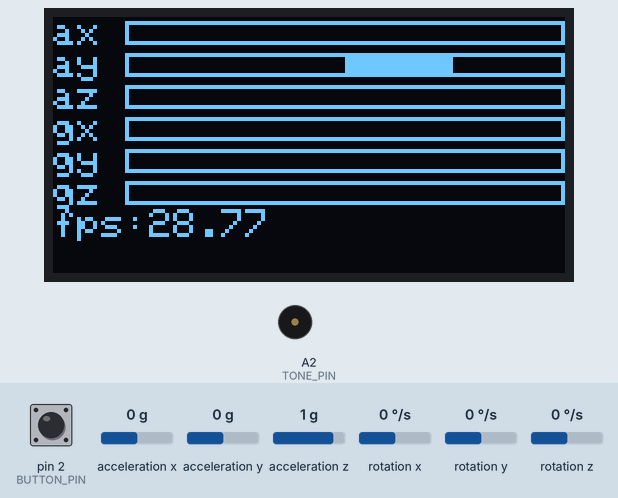
This program was run on a simulated Arduino Uno, built with avr-gcc and run on an emulated ATmega328P. On the bench: 128×64 one-colour display, buzzer (waves = sounding). The test bench sets the inputs (shaded band); at power-on: pin 2 (BUTTON_PIN) HIGH, acceleration x 0 g, acceleration z 1 g, acceleration y 0 g, rotation x 0 °/s, rotation y 0 °/s, rotation z 0 °/s. The display library's start-up logo is not drawn; what the program prints to the serial monitor is not drawn.

Above: at 0.89 s.
1.3 s: pin 2 (BUTTON_PIN) pulled LOW for 0.15 s
At 1.74 s:
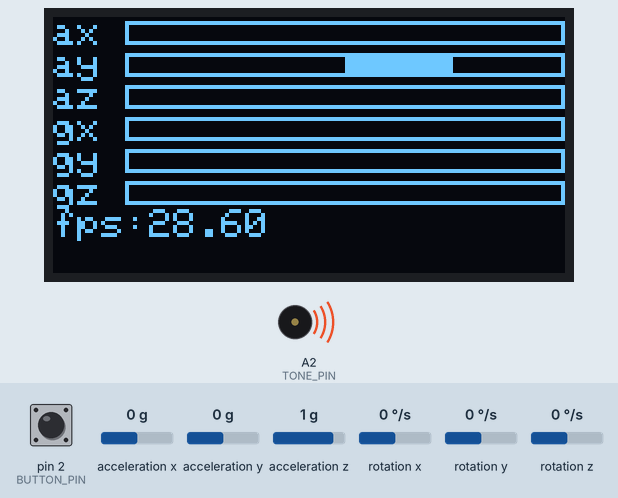
2.0 s: acceleration x set to -1.4 g
At 3.36 s:
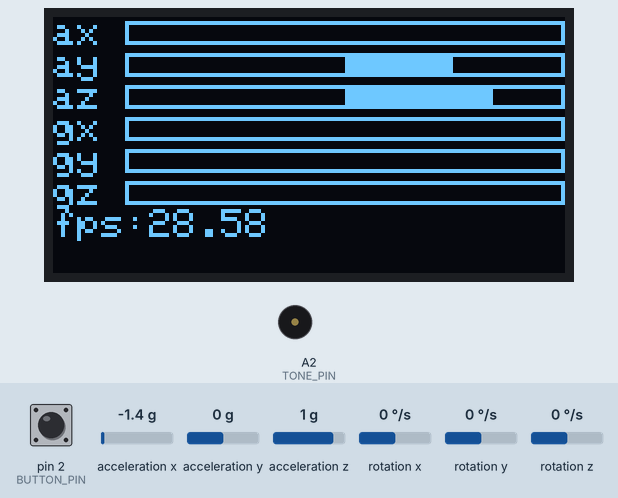
3.7 s: acceleration z set to 0 g
At 4.06 s:
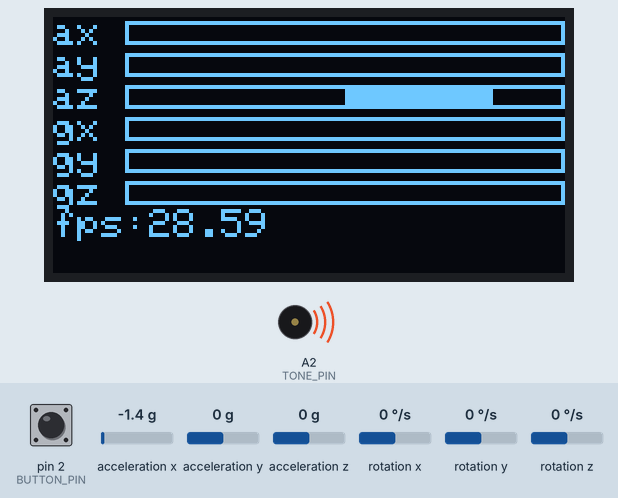
5.3 s: pin 2 (BUTTON_PIN) pulled LOW for 1 s
At 6.54 s:
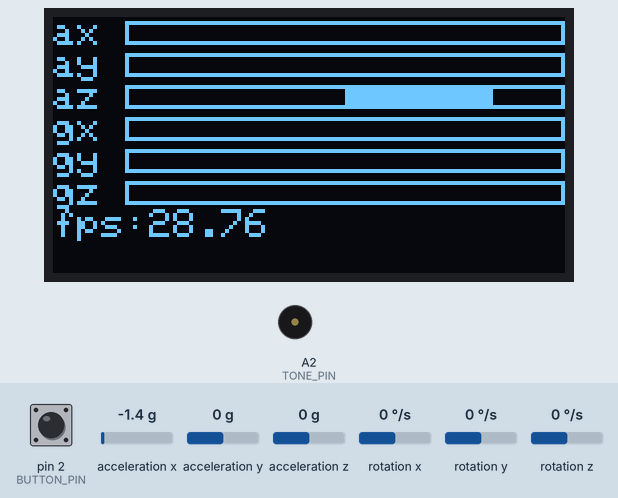
6.9 s: acceleration y set to 1.1 g
At 7.53 s:
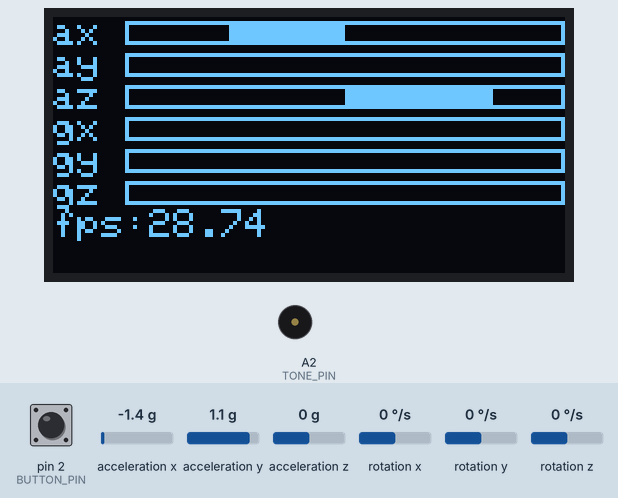
8.5 s: pin 2 (BUTTON_PIN) pulled LOW for 3.2 s
At 12.29 s:
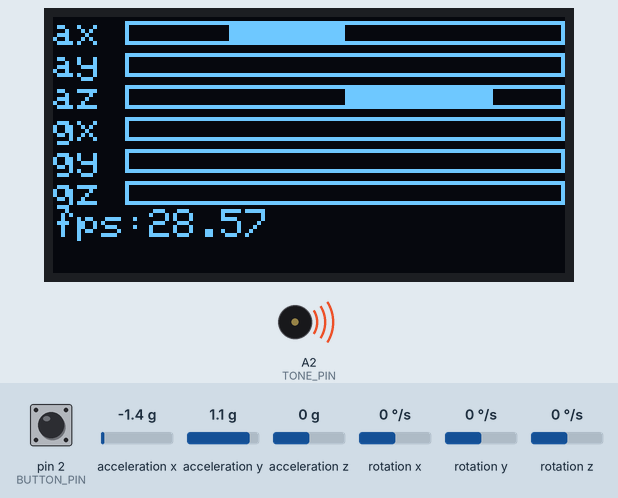
Timing chart, 0 to 13.3 s (numbered marks = the images above; inputs shaded):
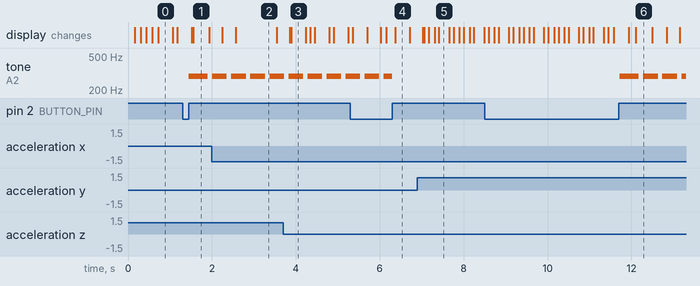

Measured:
- after the input at 1.3 s, tone on A2 (TONE_PIN): silent → 290 Hz after 0.15 s, → silent 0.45 s later; the display: first changes after 0.22 s (image 1 shows a later state)
- after the input at 6.9 s, the display: first changes after 0.13 s (image 5 shows a later state)
- after the input at 8.5 s, tone on A2 (TONE_PIN): silent → 290 Hz after 3.2 s, then repeats every 0.45 s: silent 0.10 s, 290 Hz 0.35 s
- what the display in image 2 shows lasts 0.9 s, from 2.6 s to 3.5 s

The program:

main.cpp
```cpp
#include <Arduino.h>
#include "RawDataGame.h"
#include "pins.h"

RboyGame* pGame = NULL;

void setup() {
  Serial.begin(9600);
  pGame = new RawDataGame();
  pGame->set_coordiation_direction(CD_DXLYBZ);
  pGame->attach_button(BUTTON_PIN);
  pGame->attach_tone(TONE_PIN);
  pGame->initialize();
}

void loop() {
  pGame->loop();
}
```

RawDataGame.cpp
```cpp
#include "RawDataGame.h"

#include <math.h>

const PROGMEM uint16_t melody_freqs[] = { 290, 1, LOOP_TONE };
const PROGMEM uint16_t melody_durations[] = { 400, 50, };

void RawDataGame::post_init() {
  display.setTextColor(WHITE);
  display.setTextSize(1);
}

void RawDataGame::draw_frame(int16_t ax, int16_t ay, int16_t az, int16_t gx, int16_t gy, int16_t gz, unsigned long interval) {
  struct {
    const char* label;
    int16_t     value;
  } data[] = {
    {"ax", ax},
    {"ay", ay},
    {"az", az},
    {"gx", gx},
    {"gy", gy},
    {"gz", gz},
  };
  uint8_t x = FONTW * 3;
  uint8_t y = 1;
  uint8_t w = LCDW - x;
  uint8_t h = FONTH - 2;
  int rate = 0x8000 / ((w >> 1) - 1);
  uint8_t x0 = x + (w >> 1);
  display.setCursor(0, 0);
  for (uint8_t i = 0; i < 6; i++) {
    int16_t value = data[i].value;
    display.println(data[i].label);
    display.drawRect(x, y, w, h, WHITE);
    int8_t len = value / rate;
    int8_t x1 = x0 + len;
    display.fillRect(min(x0, x1), y + 1, abs(len), h - 2, WHITE);
    y += FONTH;
  }

  display.print("fps:");
  display.println(1000000.0 / interval);
}

void RawDataGame::handle_button() {
  if (this->is_playing()) {
    this->stop_playing();
  } else {
    this->play_tones(melody_freqs, melody_durations, false);
  }
}
```

RawDataGame.h
```cpp
#ifndef __RAW_DATA_GAME_H
#define __RAW_DATA_GAME_H

#include "RboyGame.h"

class RawDataGame : public RboyGame {
protected:
  void post_init();
  void draw_frame(int16_t ax, int16_t ay, int16_t az, int16_t gx, int16_t gy, int16_t gz, unsigned long interval);
  void handle_button();
};

#endif
```

pins.h
```cpp
#ifndef __PINS_H
#define __PINS_H

#define BUTTON_PIN  2
#define TONE_PIN    A2

#endif
```
